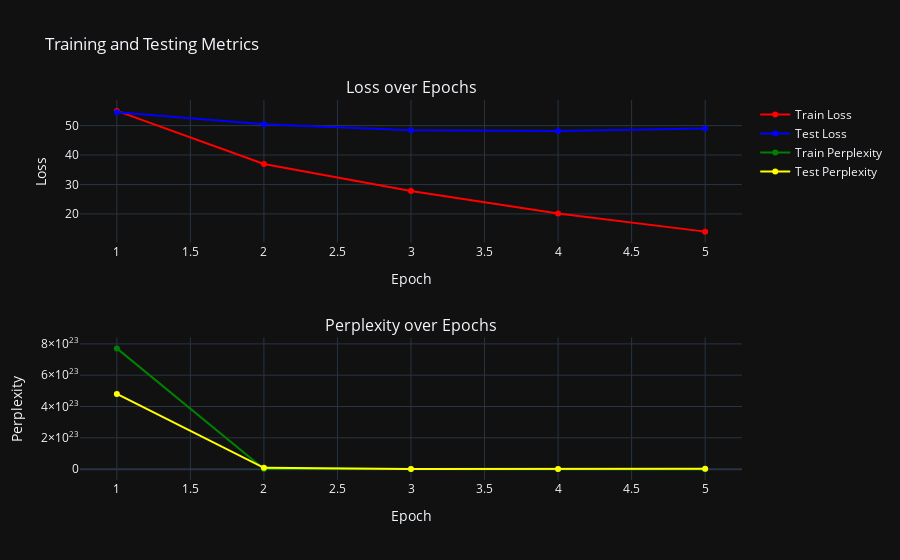

Source (notebook cell):
### Markdown cell above
### Визуализируем метрики обучения

### Code cell
model.plot_metrics(*res)

### Figure 1 — Plotly figure (JSON) as saved in the notebook; plotly's stock layout.template omitted (floating-point values rounded to 4 significant figures)
{"data": [{"line": {"color": "red"}, "mode": "lines+markers", "name": "Train Loss", "type": "scatter", "x": [1, 2, 3, 4, 5], "xaxis": "x", "y": [55.0, 36.95, 27.8, 20.17, 13.99], "yaxis": "y"}, {"line": {"color": "blue"}, "mode": "lines+markers", "name": "Test Loss", "type": "scatter", "x": [1, 2, 3, 4, 5], "xaxis": "x", "y": [54.53, 50.46, 48.41, 48.13, 49.0], "yaxis": "y"}, {"line": {"color": "green"}, "mode": "lines+markers", "name": "Train Perplexity", "type": "scatter", "x": [1, 2, 3, 4, 5], "xaxis": "x2", "y": [7.713e+23, 11132178177926818, 1188000000000.0, 576200000.0, 1185000.0], "yaxis": "y2"}, {"line": {"color": "yellow"}, "mode": "lines+markers", "name": "Test Perplexity", "type": "scatter", "x": [1, 2, 3, 4, 5], "xaxis": "x2", "y": [4.802e+23, 8.219e+21, 1.057e+21, 801954169015791400000, 1.914e+21], "yaxis": "y2"}], "layout": {"annotations": [{"font": {"size": 16}, "showarrow": false, "text": "Loss over Epochs", "x": 0.5, "xanchor": "center", "xref": "paper", "y": 1, "yanchor": "bottom", "yref": "paper"}, {"font": {"size": 16}, "showarrow": false, "text": "Perplexity over Epochs", "x": 0.5, "xanchor": "center", "xref": "paper", "y": 0.375, "yanchor": "bottom", "yref": "paper"}], "title": {"text": "Training and Testing Metrics"}, "xaxis": {"anchor": "y", "domain": [0, 1], "title": {"text": "Epoch"}}, "xaxis2": {"anchor": "y2", "domain": [0, 1], "title": {"text": "Epoch"}}, "yaxis": {"anchor": "x", "domain": [0.625, 1], "title": {"text": "Loss"}}, "yaxis2": {"anchor": "x2", "domain": [0, 0.375], "title": {"text": "Perplexity"}}}}
